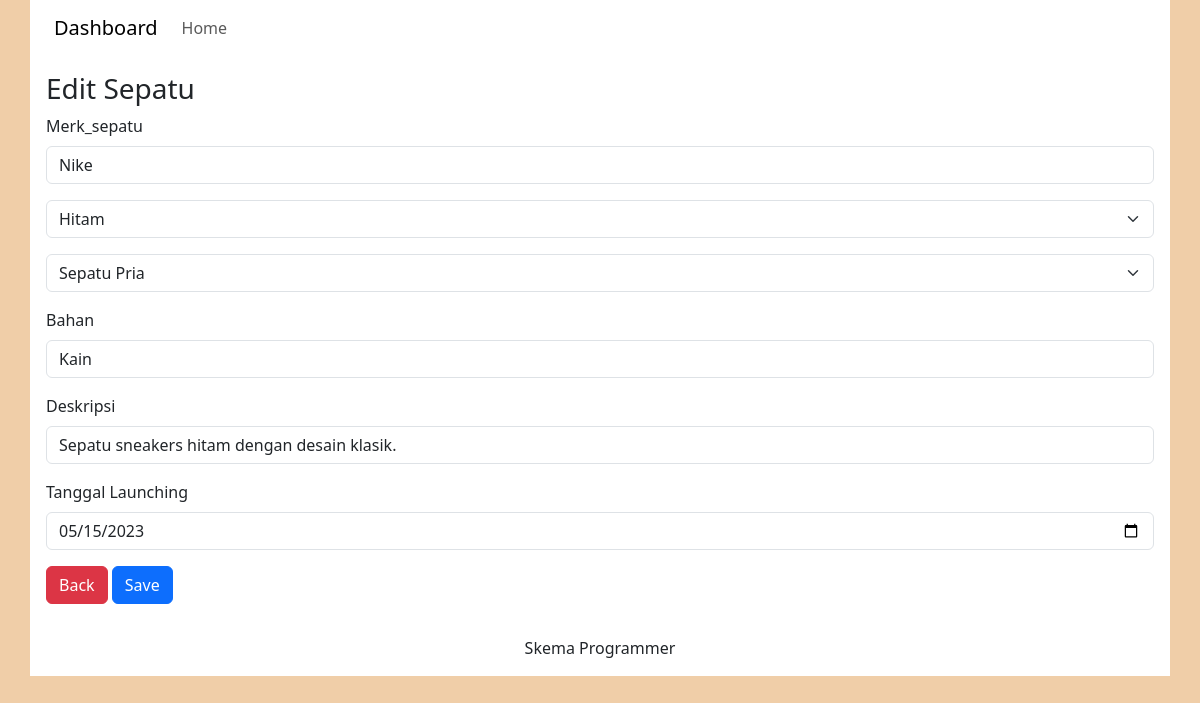
The page /sepatu/edit_sepatu.php?kode_sepatu=1 on the database its author committed.
### tables this page shows
CREATE TABLE `sepatu` (
  `kode_sepatu` int NOT NULL,
  `merk_sepatu` varchar(100) NOT NULL,
  `warna_sepatu` varchar(100) NOT NULL,
  `jenis_sepatu` varchar(100) NOT NULL,
  `bahan_sepatu` varchar(100) NOT NULL,
  `deskripsi_sepatu` varchar(100) NOT NULL,
  `tanggal_launching_sepatu` date NOT NULL
);

### sepatu/Sepatu.php (called while the page is built, shortened)
<?php
class Sepatu extends Connect{
        public function viewEachSepatu($kode_sepatu){
            $conn = $this->getConnection();
            $query = "SELECT * FROM sepatu WHERE kode_sepatu= $kode_sepatu";
            $result = $conn->query($query);
            $kategori = $result->fetch();
            return $kategori;
        }
}
?>

### sepatu/edit_sepatu.php (the view, shortened to what this page needs)
<?php
    require_once 'header.php';
    require_once 'Sepatu.php';
?>
<?php
$kode_sepatu = $_GET['kode_sepatu'];
$sepatuIndividu = new Sepatu;
$sepatu = $sepatuIndividu->viewEachSepatu($kode_sepatu);
?>
<div class="container">
  <div class="row">
    <div class="col-12 p-3 bg-white">
        <h3>Edit Sepatu</h3>
        <form method="post" enctype="multipart/form-data">
            <div class="mb-3">
                <label class="form-label"> Merk_sepatu</label>
                <input type="text" name="merk_sepatu" class="form-control" value="<?= $sepatu['merk_sepatu']?>">
            </div>
            <div class="mb-3">
        <select class="form-select" name="warna_sepatu" required>
            <option value="<?= $sepatu['warna_sepatu'] ?>"><?= $sepatu['warna_sepatu'] ?></option>
        </select>
    </div>
            <div class="mb-3">
        <select class="form-select" name="jenis_sepatu" required>
            <option value="<?= $sepatu['jenis_sepatu'] ?>"><?= $sepatu['jenis_sepatu'] ?></option>
        </select>
    </div>
            <div class="mb-3">
                <label class="form-label">Bahan</label>
                <input type="text" name="bahan_sepatu" class="form-control" value="<?= $sepatu['bahan_sepatu']?>">
            </div>
            <div class="mb-3">
                <label class="form-label">Deskripsi</label>
                <input type="text" name="deskripsi_sepatu" class="form-control" value="<?= $sepatu['deskripsi_sepatu']?>">
            </div>
            <div class="mb-3">
                <label class="form-label"> Tanggal Launching</label>
                <input type="date" name="tanggal_launching_sepatu" class="form-control" value="<?= $sepatu['tanggal_launching_sepatu']?>">
            </div>
            <a href="index.php" class="btn btn-danger" >Back</a>
            <button type="submit" class="btn btn-primary" name="submit" >Save</button>
        </form>
    </div>
  </div>
</div>
<?php require_once 'footer.php';?>

### sepatu/header.php (style rules this page uses)
body { background-color: #F0CEA8; }

### rows shown on the page
sepatu: merk_sepatu "Nike", warna_sepatu "Hitam", jenis_sepatu "Sepatu Pria", bahan_sepatu "Kain", deskripsi_sepatu "Sepatu sneakers hitam dengan desain klasik.", tanggal_launching_sepatu "05/15/2023"
